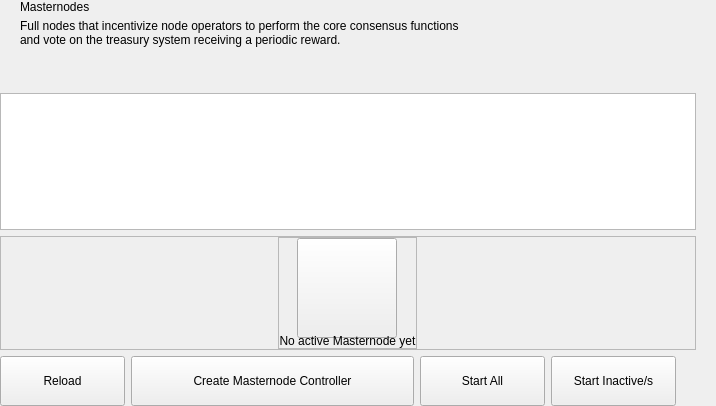
<?xml version="1.0" encoding="UTF-8"?>
<ui version="4.0">
 <class>MasterNodesWidget</class>
 <widget class="QWidget" name="MasterNodesWidget">
  <property name="geometry">
   <rect>
    <x>0</x>
    <y>0</y>
    <width>629</width>
    <height>406</height>
   </rect>
  </property>
  <property name="windowTitle">
   <string notr="true">N/A</string>
  </property>
  <layout class="QHBoxLayout" name="horizontalLayout_2" stretch="2,1">
   <property name="spacing">
    <number>0</number>
   </property>
   <property name="leftMargin">
    <number>0</number>
   </property>
   <property name="topMargin">
    <number>0</number>
   </property>
   <property name="rightMargin">
    <number>0</number>
   </property>
   <property name="bottomMargin">
    <number>0</number>
   </property>
   <item>
    <widget class="QWidget" name="left" native="true">
     <layout class="QVBoxLayout" name="verticalLayout_3">
      <property name="leftMargin">
       <number>0</number>
      </property>
      <property name="topMargin">
       <number>0</number>
      </property>
      <property name="rightMargin">
       <number>0</number>
      </property>
      <property name="bottomMargin">
       <number>0</number>
      </property>
      <item>
       <layout class="QVBoxLayout" name="verticalLayout_2">
        <property name="spacing">
         <number>6</number>
        </property>
        <item>
         <layout class="QHBoxLayout" name="horizontalLayout_3">
          <property name="spacing">
           <number>0</number>
          </property>
          <property name="leftMargin">
           <number>20</number>
          </property>
          <item>
           <layout class="QVBoxLayout" name="verticalLayout_8">
            <property name="spacing">
             <number>5</number>
            </property>
            <item>
             <widget class="QLabel" name="labelTitle">
              <property name="text">
               <string>Masternodes</string>
              </property>
             </widget>
            </item>
            <item alignment="Qt::AlignTop">
             <widget class="QLabel" name="labelSubtitle1">
              <property name="text">
               <string>Full nodes that incentivize node operators to perform the core consensus functions
and vote on the treasury system receiving a periodic reward.</string>
              </property>
             </widget>
            </item>
           </layout>
          </item>
          <item>
           <spacer name="horizontalSpacer">
            <property name="orientation">
             <enum>Qt::Horizontal</enum>
            </property>
            <property name="sizeHint" stdset="0">
             <size>
              <width>40</width>
              <height>20</height>
             </size>
            </property>
           </spacer>
          </item>
         </layout>
        </item>
        <item>
         <spacer name="verticalSpacer_2">
          <property name="orientation">
           <enum>Qt::Vertical</enum>
          </property>
          <property name="sizeType">
           <enum>QSizePolicy::Fixed</enum>
          </property>
          <property name="sizeHint" stdset="0">
           <size>
            <width>20</width>
            <height>40</height>
           </size>
          </property>
         </spacer>
        </item>
        <item>
         <layout class="QVBoxLayout" name="verticalLayout_6"/>
        </item>
        <item>
         <widget class="QListView" name="listMn">
          <property name="mouseTracking">
           <bool>true</bool>
          </property>
         </widget>
        </item>
        <item>
         <widget class="QFrame" name="emptyContainer">
          <property name="minimumSize">
           <size>
            <width>0</width>
            <height>100</height>
           </size>
          </property>
          <property name="frameShape">
           <enum>QFrame::StyledPanel</enum>
          </property>
          <property name="frameShadow">
           <enum>QFrame::Raised</enum>
          </property>
          <layout class="QVBoxLayout" name="verticalLayout_7" stretch="1,8">
           <property name="spacing">
            <number>0</number>
           </property>
           <property name="leftMargin">
            <number>0</number>
           </property>
           <property name="topMargin">
            <number>0</number>
           </property>
           <property name="rightMargin">
            <number>0</number>
           </property>
           <property name="bottomMargin">
            <number>0</number>
           </property>
           <item>
            <spacer name="verticalSpacer">
             <property name="orientation">
              <enum>Qt::Vertical</enum>
             </property>
             <property name="sizeHint" stdset="0">
              <size>
               <width>20</width>
               <height>20</height>
              </size>
             </property>
            </spacer>
           </item>
           <item alignment="Qt::AlignHCenter|Qt::AlignVCenter">
            <widget class="QFrame" name="emptyScreen">
             <property name="sizePolicy">
              <sizepolicy hsizetype="Expanding" vsizetype="Expanding">
               <horstretch>0</horstretch>
               <verstretch>0</verstretch>
              </sizepolicy>
             </property>
             <property name="frameShape">
              <enum>QFrame::StyledPanel</enum>
             </property>
             <property name="frameShadow">
              <enum>QFrame::Raised</enum>
             </property>
             <layout class="QVBoxLayout" name="verticalLayout">
              <property name="spacing">
               <number>30</number>
              </property>
              <property name="leftMargin">
               <number>0</number>
              </property>
              <property name="topMargin">
               <number>0</number>
              </property>
              <property name="rightMargin">
               <number>0</number>
              </property>
              <property name="bottomMargin">
               <number>0</number>
              </property>
              <item alignment="Qt::AlignHCenter|Qt::AlignVCenter">
               <widget class="QPushButton" name="pushImgEmpty">
                <property name="minimumSize">
                 <size>
                  <width>100</width>
                  <height>100</height>
                 </size>
                </property>
                <property name="maximumSize">
                 <size>
                  <width>100</width>
                  <height>100</height>
                 </size>
                </property>
                <property name="focusPolicy">
                 <enum>Qt::NoFocus</enum>
                </property>
                <property name="text">
                 <string/>
                </property>
                <property name="iconSize">
                 <size>
                  <width>100</width>
                  <height>100</height>
                 </size>
                </property>
               </widget>
              </item>
              <item alignment="Qt::AlignHCenter|Qt::AlignVCenter">
               <widget class="QLabel" name="labelEmpty">
                <property name="styleSheet">
                 <string notr="true"/>
                </property>
                <property name="text">
                 <string>No active Masternode yet</string>
                </property>
                <property name="alignment">
                 <set>Qt::AlignCenter</set>
                </property>
               </widget>
              </item>
             </layout>
            </widget>
           </item>
          </layout>
         </widget>
        </item>
        <item>
         <layout class="QHBoxLayout" name="horizontalLayout_7">
          <property name="rightMargin">
           <number>20</number>
          </property>
          <item>
           <spacer name="horizontalSpacer_5">
            <property name="orientation">
             <enum>Qt::Horizontal</enum>
            </property>
            <property name="sizeType">
             <enum>QSizePolicy::Expanding</enum>
            </property>
            <property name="sizeHint" stdset="0">
             <size>
              <width>40</width>
              <height>20</height>
             </size>
            </property>
           </spacer>
          </item>
		  <item>
           <widget class="QPushButton" name="pushButtonreloadmnconfig">
            <property name="minimumSize">
             <size>
              <width>125</width>
              <height>50</height>
             </size>
            </property>
            <property name="text">
             <string>Reload</string>
            </property>
           </widget>
          </item>
          <item>
           <widget class="QPushButton" name="pushButtonSave">
            <property name="minimumSize">
             <size>
              <width>283</width>
              <height>50</height>
             </size>
            </property>
            <property name="maximumSize">
             <size>
              <width>283</width>
              <height>50</height>
             </size>
            </property>
            <property name="focusPolicy">
             <enum>Qt::NoFocus</enum>
            </property>
            <property name="text">
             <string>Create Masternode Controller</string>
            </property>
           </widget>
          </item>
          <item>
           <widget class="QPushButton" name="pushButtonStartAll">
            <property name="minimumSize">
             <size>
              <width>125</width>
              <height>50</height>
             </size>
            </property>
            <property name="text">
             <string>Start All</string>
            </property>
           </widget>
          </item>
          <item>
           <widget class="QPushButton" name="pushButtonStartMissing">
            <property name="minimumSize">
             <size>
              <width>125</width>
              <height>50</height>
             </size>
            </property>
            <property name="text">
             <string>Start Inactive/s</string>
            </property>
           </widget>
          </item>
         </layout>
        </item>
       </layout>
      </item>
     </layout>
    </widget>
   </item>
   <item>
    <widget class="QWidget" name="right" native="true">
     <layout class="QVBoxLayout" name="verticalLayout_5">
      <property name="leftMargin">
       <number>0</number>
      </property>
      <property name="topMargin">
       <number>0</number>
      </property>
      <property name="rightMargin">
       <number>0</number>
      </property>
      <property name="bottomMargin">
       <number>0</number>
      </property>
      <item>
       <layout class="QVBoxLayout" name="verticalLayout_4">
        <property name="spacing">
         <number>6</number>
        </property>
        <item>
         <widget class="OptionButton" name="btnAbout" native="true">
          <property name="minimumSize">
           <size>
            <width>0</width>
            <height>50</height>
           </size>
          </property>
         </widget>
        </item>
        <item>
         <widget class="OptionButton" name="btnAboutController" native="true">
          <property name="minimumSize">
           <size>
            <width>0</width>
            <height>50</height>
           </size>
          </property>
         </widget>
        </item>
        <item>
         <spacer name="verticalSpacer_5">
          <property name="orientation">
           <enum>Qt::Vertical</enum>
          </property>
          <property name="sizeHint" stdset="0">
           <size>
            <width>20</width>
            <height>40</height>
           </size>
          </property>
         </spacer>
        </item>
       </layout>
      </item>
     </layout>
    </widget>
   </item>
  </layout>
 </widget>
 <customwidgets>
  <customwidget>
   <class>OptionButton</class>
   <extends>QWidget</extends>
   <header>qt/elysium_royale/optionbutton.h</header>
   <container>1</container>
  </customwidget>
 </customwidgets>
 <resources/>
 <connections/>
</ui>
